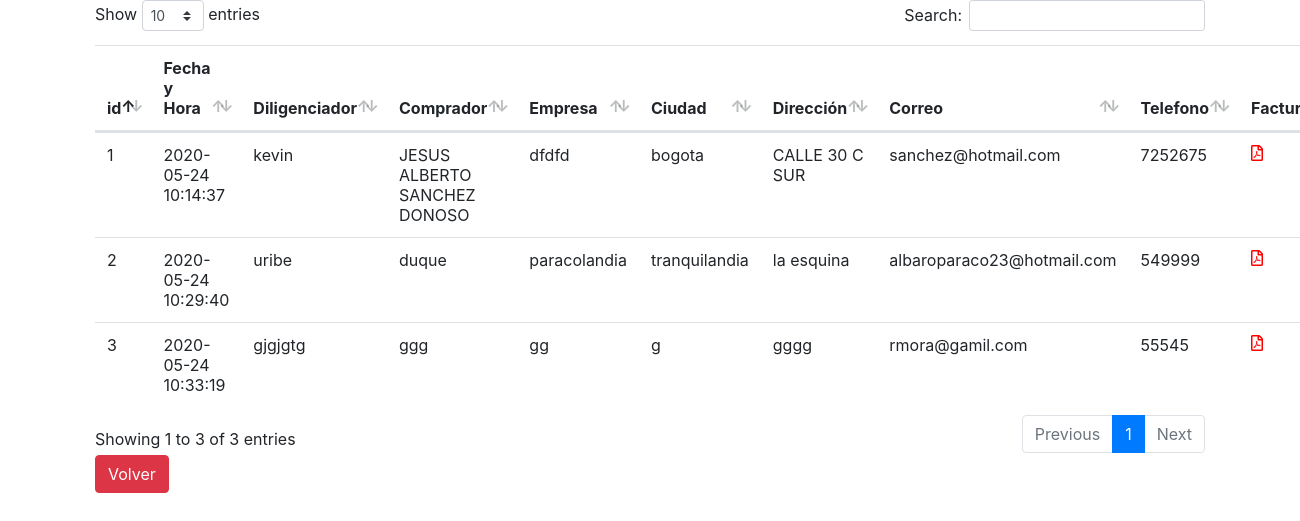
Screenshot of /paginas/ver_datos.php with the database file from the repository.
### tables this page shows
CREATE TABLE `datos_basicos` (
  `id_datos_basicos` int(11) NOT NULL,
  `fecha` date NOT NULL,
  `hora` time NOT NULL,
  `diligenciador` varchar(50) NOT NULL,
  `comprador` varchar(100) NOT NULL,
  `empresa` varchar(100) NOT NULL,
  `ciudad` varchar(100) NOT NULL,
  `direccion` varchar(100) NOT NULL,
  `correo` varchar(100) NOT NULL,
  `telefono` varchar(30) NOT NULL
);

### modelos/conexion.php (called while the page is built, shortened)
<?php
	class conexion
	{
		function conexion()
		{
			$this->conexion= new mysqli(host, usu, pass, db);
		}
	}
 ?>

### modelos/crud_basicos.php (called while the page is built, shortened)
<?php
require_once "conexion.php";
	class  datosBasicos extends conexion{
				function mostrar_datos_basicos(){
					$sql4=$this->conexion->query("SELECT * FROM  datos_basicos");
					$req=$sql4->fetch_all(MYSQLI_ASSOC);
					return $req;
				}
			}
			?>

### paginas/ver_datos.php (the view, shortened to what this page needs)
<?php
require_once '../diseno/estilos_2.php';
?>
<link rel="stylesheet" href="..diseno/css/styles.css">
<link rel="stylesheet" href="../diseno/fontawesome/css/all.css">
<link rel="stylesheet" href="../diseno/datatables/datatables.min.css">
<link rel="stylesheet" href="../diseno/datatables/DataTables-1.10.18/css/dataTables.bootstrap4.min.css">
<link rel="stylesheet" href="../diseno/main.css">
<div class="container">
 <table class="table" id="example" class="table table-striped table-bordered">
  <thead>
    <tr>
      <th scope="col">id</th>
      <th scope="col">Fecha y Hora</th>
      <th scope="col">Diligenciador</th>
      <th scope="col">Comprador</th>
      <th scope="col">Empresa</th>
      <th scope="col">Ciudad</th>
      <th scope="col">Dirección</th>
      <th scope="col">Correo</th>
      <th scope="col">Telefono</th>
      <th scope="col">Factura</th>
    </tr>
  </thead>
  <tbody>
    <?php
    require_once '../modelos/crud_basicos.php';
    $res=new datosBasicos();
    $result=$res->mostrar_datos_basicos();
    for ($i=0; $i <count($result) ; $i++) {
     ?>
     <tr>
      <td><?php echo $result[$i]['id_datos_basicos']?></td>
      <td><?php echo $result[$i]['fecha']?>   <?php echo $result[$i]['hora']; ?></td>
      <td><?php echo $result[$i]['diligenciador']; ?></td>
      <td><?php echo $result[$i]['comprador']; ?></td>
      <td><?php echo $result[$i]['empresa']; ?></td>
      <td><?php echo $result[$i]['ciudad'] ?></td>
      <td><?php echo $result[$i]['direccion'] ?></td>
      <td><?php echo $result[$i]['correo']; ?></td>
      <td><?php echo $result[$i]['telefono']; ?></td>
      <td><a href="../pdf?id=<?php echo $result[$i]['id_datos_basicos']?>" target="_blank"><i class="far fa-file-pdf" style="color: red;"></i></a></td>
    </tr>
  <?php }
  ?>
</tbody>
</table>
<a href="../index.php"><button class="btn btn-danger">Volver </button></a>
</div>

### diseno/estilos_2.php (shortened to what this page needs)
<link rel="stylesheet" href="../diseno/bootstrap/css/bootstrap.min.css" >

### rows the page displays
datos_basicos: id_datos_basicos "1", fecha "2020-05-24", hora "10:14:37", diligenciador "kevin", comprador "JESUS ALBERTO SANCHEZ DONOSO", empresa "dfdfd", ciudad "bogota", direccion "CALLE 30 C SUR", correo "sanchez@hotmail.com", telefono "7252675"
datos_basicos: id_datos_basicos "2", fecha "2020-05-24", hora "10:29:40", diligenciador "uribe", comprador "duque", empresa "paracolandia", ciudad "tranquilandia", direccion "la esquina", correo "albaroparaco23@hotmail.com", telefono "549999"
datos_basicos: id_datos_basicos "3", fecha "2020-05-24", hora "10:33:19", diligenciador "gjgjgtg", comprador "ggg", empresa "gg", ciudad "g", direccion "gggg", correo "rmora@gamil.com", telefono "55545"
